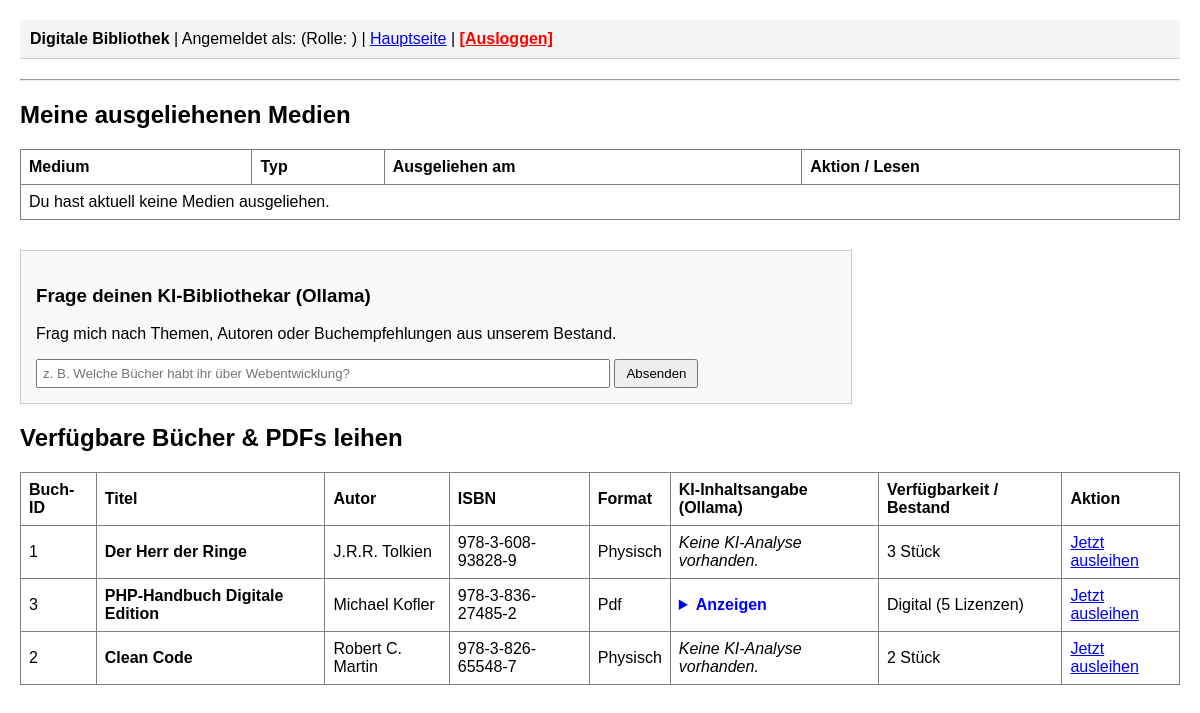
Page / (signed in) on the committed database.
### tables this page shows
CREATE TABLE buch_analysen (
        buch_id INTEGER PRIMARY KEY,
        zusammenfassung TEXT,
        inhaltsverzeichnis TEXT,
        aktualisiert_am DATETIME DEFAULT CURRENT_TIMESTAMP,
        FOREIGN KEY (buch_id) REFERENCES buecher(id) ON DELETE CASCADE
    );

### index.php (the view, shortened to what this page needs)
<?php
include_once 'db.php';
$rolle = $_SESSION['rolle'];
$aktueller_nutzer_id = $_SESSION['nutzer_id'];
try {
    if ($rolle === 'mitarbeiter') {
        $sql = "SELECT nutzer.*, ausleihen.id AS ausleihe_id, buecher.titel AS buch_titel
                FROM nutzer
                LEFT JOIN ausleihen ON nutzer.id = ausleihen.nutzer_id
                LEFT JOIN buecher ON ausleihen.buch_id = buecher.id
                ORDER BY nutzer.id DESC";
        $query = $db->query($sql);
        $daten = $query->fetchAll(PDO::FETCH_ASSOC);
    } else {
        $stmt = $db->prepare("SELECT ausleihen.id AS ausleihe_id, buecher.titel AS buch_titel, buecher.typ, buecher.pdf_pfad, ausleihen.ausgeliehen_am
                FROM ausleihen
                JOIN buecher ON ausleihen.buch_id = buecher.id
                WHERE ausleihen.nutzer_id = ?");
        $stmt->execute([$aktueller_nutzer_id]);
        $meine_ausleihen = $stmt->fetchAll(PDO::FETCH_ASSOC);
        $buecher_query = $db->query("SELECT buecher.*, buch_analysen.zusammenfassung
                                     FROM buecher
                                     LEFT JOIN buch_analysen ON buecher.id = buch_analysen.buch_id
                                     ORDER BY buecher.autor COLLATE NOCASE ASC, buecher.titel COLLATE NOCASE ASC");
        $verfuegbare_buecher = $buecher_query->fetchAll(PDO::FETCH_ASSOC);
    }
} catch (PDOException $e) {
    $daten = [];
    $meine_ausleihen = [];
    $meldung = "Fehler beim Laden: " . htmlspecialchars($e->getMessage());
}
?>
<!DOCTYPE html>
<html lang="de">
<head>
</head>
<body>
    <?php include_once 'navbar.php'; ?>
    <div class="container">
        <?php if ($rolle === 'mitarbeiter'): ?>
            <h2>Kunden- und Systemverwaltung</h2>
            <p>
                <a href="kunde_anlegen.php">Neuen Kunden registrieren</a> |
                <a href="buch_uebersicht.php">Zur Bücher-Übersicht</a> |
                <a href="ausleihen.php">Manuelle Ausleihe eintragen</a>
            </p>
            <table border="1" cellpadding="8" cellspacing="0">
                <thead>
                    <tr>
                        <th>ID</th>
                        <th>Name</th>
                        <th>Adresse</th>
                        <th>E-Mail</th>
                        <th>Rolle</th>
                        <th>Status</th>
                        <th>Ausgeliehenes Buch</th>
                        <th>Aktionen</th>
                    </tr>
                </thead>
                <tbody>
                    <?php if (empty($daten)): ?>
                        <tr>
                            <td colspan="8">Keine Nutzer im System.</td>
                        </tr>
                    <?php else: ?>
                        <?php foreach ($daten as $n): ?>
                            <tr>
                                <td><?= htmlspecialchars($n['id']) ?></td>
                                <td><?= htmlspecialchars($n['name']) ?></td>
                                <td><?= htmlspecialchars($n['adresse']) ?></td>
                                <td><?= htmlspecialchars($n['email']) ?></td>
                                <td><strong><?= htmlspecialchars($n['rolle']) ?></strong></td>
                                <td>
                                    <?= ($n['ist_aktiv'] == 1) ? 'Berechtigt' : 'Gesperrt' ?>
                                </td>
                                <td>
                                    <?php if (!empty($n['buch_titel'])): ?>
                                        <?= htmlspecialchars($n['buch_titel']) ?><br>
                                        <a href="rueckgabe.php?id=<?= $n['ausleihe_id'] ?>"
                                            onclick="return confirm('Buch zurückgeben?');">[Zurückgeben]</a>
                                    <?php else: ?>
                                        <em>Keine Ausleihen</em>
                                    <?php endif; ?>
                                </td>
                                <td>
                                    <a href="kunde_bearbeiten.php?id=<?= $n['id'] ?>">Bearbeiten</a>
                                    <?php if ($n['id'] != $aktueller_nutzer_id): ?>
                                        | <a href="index.php?delete_id=<?= $n['id'] ?>"
                                            onclick="return confirm('Wirklich löschen?');">Löschen</a>
                                    <?php endif; ?>
                                </td>
                            </tr>
                        <?php endforeach; ?>
                    <?php endif; ?>
                </tbody>
            </table>
        <?php else: ?>
            <h2>Meine ausgeliehenen Medien</h2>
            <table border="1" cellpadding="8" cellspacing="0">
                <thead>
                    <tr>
                        <th>Medium</th>
                        <th>Typ</th>
                        <th>Ausgeliehen am</th>
                        <th>Aktion / Lesen</th>
                    </tr>
                </thead>
                <tbody>
                    <?php if (empty($meine_ausleihen)): ?>
                        <tr>
                            <td colspan="4">Du hast aktuell keine Medien ausgeliehen.</td>
                        </tr>
                    <?php endif; ?>
                </tbody>
            </table>
            <div class="search-form-container">
                <h3>Frage deinen KI-Bibliothekar (Ollama)</h3>
                <p>
                    Frag mich nach Themen, Autoren oder Buchempfehlungen aus unserem Bestand.
                </p>
                <form method="post">
                    <input type="text" name="ki_frage" style="width: 70%; padding: 5px;"
                        placeholder="z. B. Welche Bücher habt ihr über Webentwicklung?" required
                        value="<?= htmlspecialchars($_POST['ki_frage'] ?? '') ?>">
                    <button type="submit" style="padding: 5px 10px;">Absenden</button>
                </form>
            </div>
            <h2>Verfügbare Bücher & PDFs leihen</h2>
            <table border="1" cellpadding="8" cellspacing="0">
                <thead>
                    <tr>
                        <th>Buch-ID</th>
                        <th>Titel</th>
                        <th>Autor</th>
                        <th>ISBN</th>
                        <th>Format</th>
                        <th>KI-Inhaltsangabe (Ollama)</th>
                        <th>Verfügbarkeit / Bestand</th>
                        <th>Aktion</th>
                    </tr>
                </thead>
                <tbody>
                    <?php foreach ($verfuegbare_buecher as $vb): ?>
                        <tr>
                            <td><?= htmlspecialchars($vb['id']) ?></td>
                            <td><strong><?= htmlspecialchars($vb['titel']) ?></strong></td>
                            <td><?= htmlspecialchars($vb['autor']) ?></td>
                            <td><?= htmlspecialchars($vb['isbn']) ?></td>
                            <td><?= htmlspecialchars(ucfirst($vb['typ'])) ?></td>
                            <td>
                                <?php if (!empty($vb['zusammenfassung'])): ?>
                                    <details>
                                        <summary>Anzeigen</summary>
                                    </details>
                                <?php else: ?>
                                    <em>Keine KI-Analyse vorhanden.</em>
                                <?php endif; ?>
                            </td>
                            <td>
                                <?php if ($vb['typ'] === 'pdf'): ?>
                                    Digital (<?= intval($vb['bestand']) ?> Lizenzen)
                                <?php else: ?>
                                    <?= intval($vb['bestand']) ?> Stück
                                <?php endif; ?>
                            </td>
                            <td>
                                <?php if (intval($vb['bestand']) > 0): ?>
                                    <a href="ausleihen.php?buch_id=<?= $vb['id'] ?>">Jetzt ausleihen</a>
                                <?php endif; ?>
                            </td>
                        </tr>
                    <?php endforeach; ?>
                </tbody>
            </table>
        <?php endif; ?>
    </div>
</body>
</html>

### index.php (style rules this page uses)
body { font-family: Arial, Helvetica, sans-serif; background-color: #ffffff; color: #000000; margin: 20px; padding: 0; }
.container { max-width: 1200px; margin: 0 auto; }
.search-form-container { border: 1px solid #ccc; padding: 15px; margin-bottom: 20px; background-color: #f9f9f9; max-width: 800px; }
table { width: 100%; border-collapse: collapse; margin-top: 10px; margin-bottom: 30px; }
th, td { text-align: left; padding: 8px; }
summary { cursor: pointer; font-weight: bold; color: blue; }

### rows in the picture
buch_analysen: id "3", titel "PHP-Handbuch Digitale Edition", autor "Michael Kofler", isbn "978-3-836-27485-2", typ "Pdf", bestand "5"

### other values in the picture
$vb['id'] "1"
$vb['titel'] "Der Herr der Ringe"
$vb['autor'] "J.R.R. Tolkien"
$vb['isbn'] "978-3-608-93828-9"
$vb['typ'] "Physisch"
$vb['bestand'] "3"
$vb['id'] "2"
$vb['titel'] "Clean Code"
$vb['autor'] "Robert C. Martin"
$vb['isbn'] "978-3-826-65548-7"
$vb['bestand'] "2"
